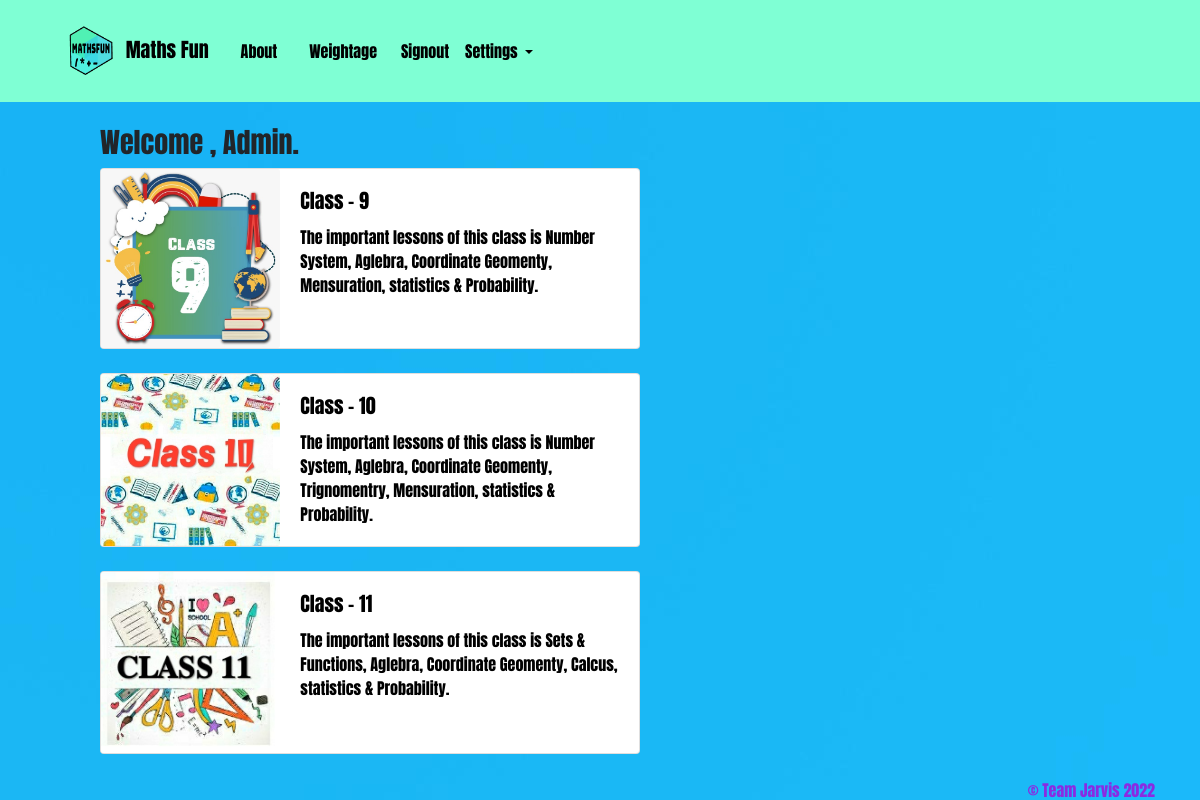
Screenshot of / (signed in) with the database file from the repository.
### MathsFun/models.py (models this page shows, shortened)
class AllStandard(models.Model):
    clsimg = models.ImageField(upload_to='classimg/', blank=True)
    standardname = models.CharField(max_length=300)
    deskrip = models.CharField(max_length=20000)

### MathsFun/views.py (the view)
# urls.py: path('', views.Standard, name='home-page'),
def Standard(request):
    ac = AllStandard.objects.all()
    template = loader.get_template('MathsFun/Standard.html')
    context = {
        'ac': ac,
    }
    return HttpResponse(template.render(context, request))

### MathsFun/templates/MathsFun/Standard.html
{% extends 'base.html' %}
{% block content %}
<div class = 'container'>
  <br/>
  <ol>
    {% if user.is_authenticated %}
    <h3> Welcome , {{user.username}}.</h3>
    {% endif %}
    {% for x in ac %}
    <div class="card mb-4" style="max-width: 540px;">
      <div class="row no-gutters">
        {% if x.clsimg %}
        <div class="col-md-4">
          <img src="{{ x.clsimg.url }}"  class="card-img" height = '100%' width = '100%'>
        </div>
        {% endif %}
        <div class="col-md-8">
          <div class="card-body">
            <h5 class="card-title"><a href="{% url 'topic' x.id %}"  id = 'click'>{{x.standardname}}</a></h5>
            <p class="card-text"><a href="{% url 'topic' x.id %}"  id = 'click'>{{x.deskrip}}</a></p>
          </div>
        </div>
      </div>
    </div>
    {% endfor %}
  </ol>
</div>
{% endblock %}

### rows the page displays
AllStandard: clsimg (picture), standardname "Class - 9", deskrip "The important lessons of this class is Number System, Aglebra, Coordinate Geomenty, Mensuration, statistics & Probability."
AllStandard: clsimg (picture), standardname "Class - 10", deskrip "The important lessons of this class is Number System, Aglebra, Coordinate Geomenty, Trignomentry, Mensuration, statistics & Probability."
AllStandard: clsimg (picture), standardname "Class - 11", deskrip "The important lessons of this class is Sets & Functions, Aglebra, Coordinate Geomenty, Calcus, statistics & Probability."

### other values shown
{{ user.username }} "Admin"
